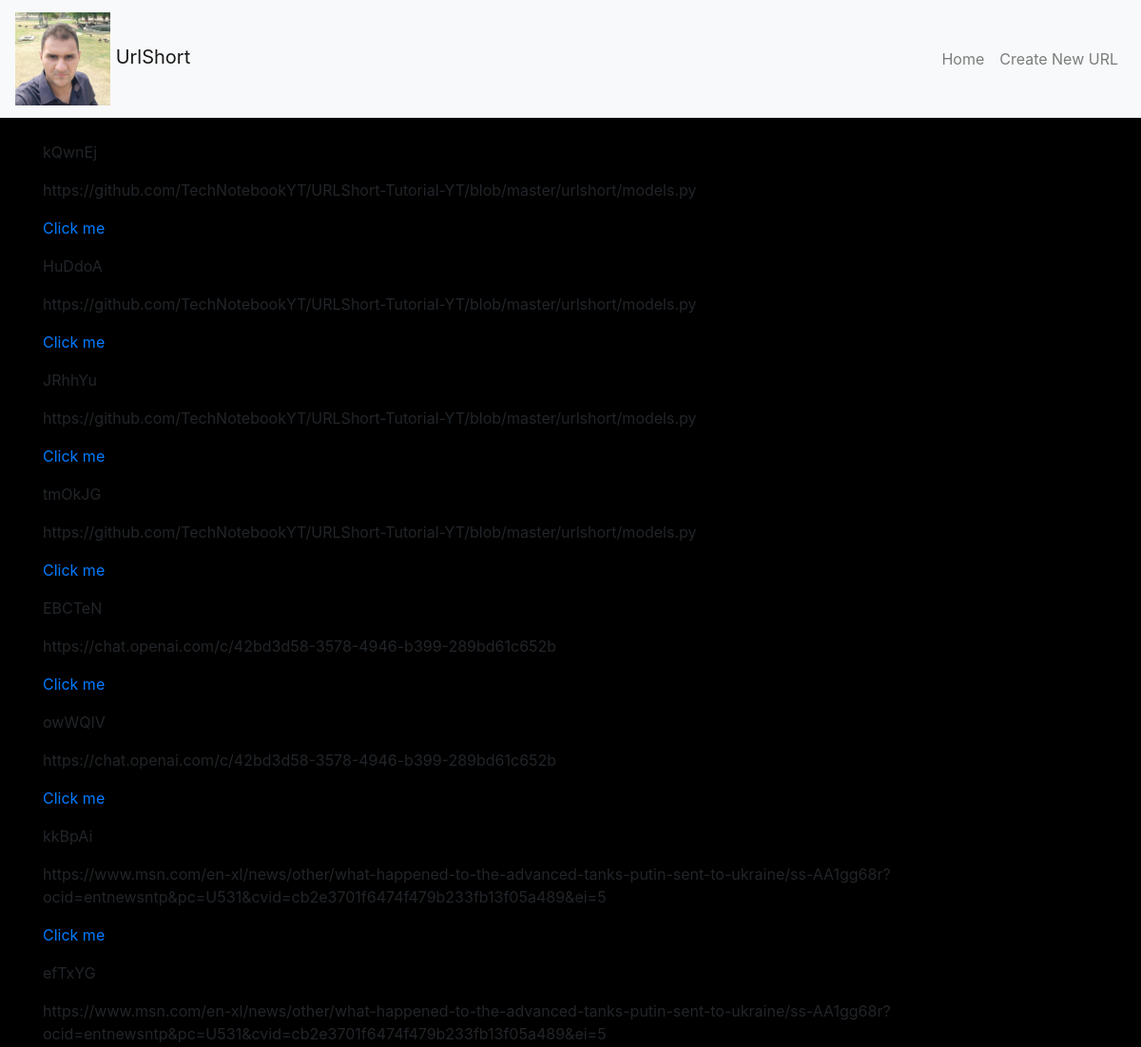
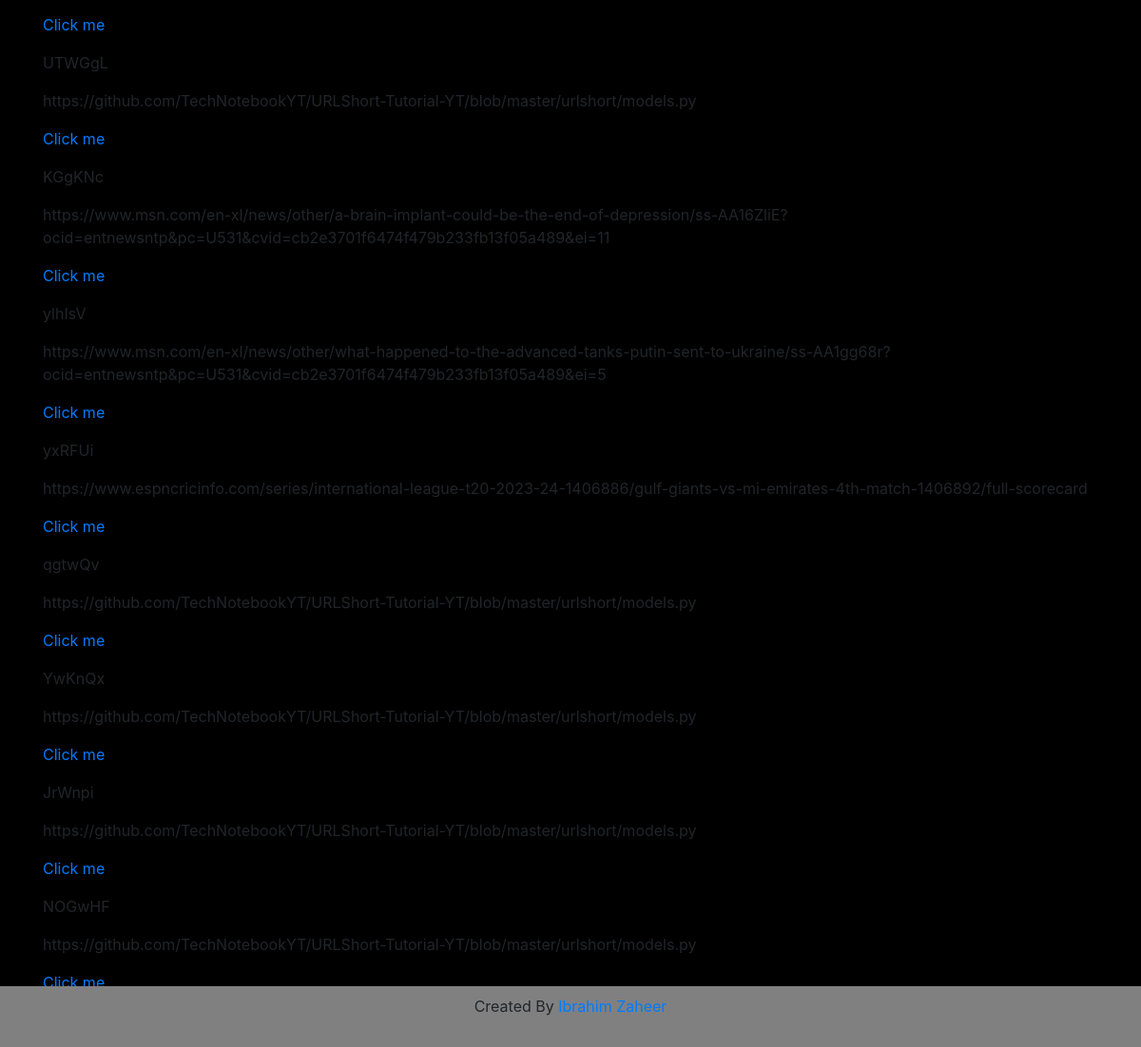
Screenshot of /showAll/ with the database file from the repository (2 pictures, top to bottom).
### shortner/models.py (models this page shows, shortened)
class ShortURL(models.Model):
    original_url = models.URLField(max_length=700)
    short_url = models.CharField(max_length=100)
    time_date_created = models.DateTimeField()

### shortner/views.py (the view)
# urls.py: path('showAll/', showAll, name='showAll'),
def showAll(request):
    current_obj = ShortURL.objects.all()
    if len(current_obj) == 0:
        return render(request, 'pagenotfound.html')
    context = {'objs':current_obj}
    return render(request, 'showAll.html', context)

### shortner/templates/showAll.html
{% extends "base.html" %}
{% block content %}
<html>
<head>
</head>
<body>
    {% for obj in objs %}
    <p>{{ obj.short_url}}</p>
        <p>{{ obj.original_url }}</p>
        <p><a href="{{obj.original_url}}">Click me</a></p>
    {% endfor %}
</body>
</html>
{% endblock content %}

### shortner/templates/base.html (shortened to what this page needs)
<!DOCTYPE html>
<html lang="en">
<head >
    <link rel="stylesheet" href="https://stackpath.bootstrapcdn.com/bootstrap/4.5.2/css/bootstrap.min.css"
>
</head>
<body>
    <div id="page-container">
        <div id="content-wrap">
            <nav class="navbar navbar-expand-lg navbar-light bg-light">
                <a class="navbar-brand" href="/">
                    {% load static %}
                    <img src="{% static 'frontImage.jpeg' %}" alt="no image" width="100">
                    UrlShort
                </a>
                <div class="collapse navbar-collapse justify-content-end" id="navbarNav">
                    <ul class="navbar-nav">
                        <li class="nav-item">
                            <a class="nav-link" href="/">Home</a>
                        </li>
                        <li class="nav-item">
                            <a class="nav-link" href="/create/">Create New URL</a>
                        </li>
                    </ul>
                </div>
            </nav>
            <div class="container mt-4">
                {% block content %}
                {% endblock content %}
            </div>
        </div>
        <footer id="footer" class="text-center">
            <div class="container">
                <p class="mt-2">Created By <a href="https://github.com/ibrahim-zaheer">Ibrahim Zaheer</a></p>
            </div>
        </footer>
    </div>
</body>
</html>

### shortner/templates/base.html (style rules this page uses)
body { background-color: black }
#page-container { position: relative; min-height: 100vh; }
#content-wrap { padding-bottom: 2.5rem; }
#footer { position: absolute; bottom: 0; width: 100%; height: 4.0rem; background-color: gray; border-top: 1px solid gray ; }

### rows the page displays
ShortURL: short_url "kQwnEj", original_url "https://github.com/TechNotebookYT/URLShort-Tutorial-YT/blob/master/urlshort/models.py"
ShortURL: short_url "HuDdoA", original_url "https://github.com/TechNotebookYT/URLShort-Tutorial-YT/blob/master/urlshort/models.py"
ShortURL: short_url "JRhhYu", original_url "https://github.com/TechNotebookYT/URLShort-Tutorial-YT/blob/master/urlshort/models.py"
ShortURL: short_url "tmOkJG", original_url "https://github.com/TechNotebookYT/URLShort-Tutorial-YT/blob/master/urlshort/models.py"
ShortURL: short_url "EBCTeN", original_url "https://chat.openai.com/c/42bd3d58-3578-4946-b399-289bd61c652b"
ShortURL: short_url "owWQIV", original_url "https://chat.openai.com/c/42bd3d58-3578-4946-b399-289bd61c652b"
ShortURL: short_url "kkBpAi", original_url "https://www.msn.com/en-xl/news/other/what-happened-to-the-advanced-tanks-putin-sent-to-ukraine/ss-AA1gg68r?ocid=entnewsntp&pc=U531&cvid=cb2e3701f6474f479b233fb13f05a489&ei=5"
ShortURL: short_url "efTxYG", original_url "https://www.msn.com/en-xl/news/other/what-happened-to-the-advanced-tanks-putin-sent-to-ukraine/ss-AA1gg68r?ocid=entnewsntp&pc=U531&cvid=cb2e3701f6474f479b233fb13f05a489&ei=5"
ShortURL: short_url "UTWGgL", original_url "https://github.com/TechNotebookYT/URLShort-Tutorial-YT/blob/master/urlshort/models.py"
ShortURL: short_url "KGgKNc", original_url "https://www.msn.com/en-xl/news/other/a-brain-implant-could-be-the-end-of-depression/ss-AA16ZliE?ocid=entnewsntp&pc=U531&cvid=cb2e3701f6474f479b233fb13f05a489&ei=11"
ShortURL: short_url "ylhIsV", original_url "https://www.msn.com/en-xl/news/other/what-happened-to-the-advanced-tanks-putin-sent-to-ukraine/ss-AA1gg68r?ocid=entnewsntp&pc=U531&cvid=cb2e3701f6474f479b233fb13f05a489&ei=5"
ShortURL: short_url "yxRFUi", original_url "https://www.espncricinfo.com/series/international-league-t20-2023-24-1406886/gulf-giants-vs-mi-emirates-4th-match-1406892/full-scorecard"
ShortURL: short_url "qgtwQv", original_url "https://github.com/TechNotebookYT/URLShort-Tutorial-YT/blob/master/urlshort/models.py"
ShortURL: short_url "YwKnQx", original_url "https://github.com/TechNotebookYT/URLShort-Tutorial-YT/blob/master/urlshort/models.py"
ShortURL: short_url "JrWnpi", original_url "https://github.com/TechNotebookYT/URLShort-Tutorial-YT/blob/master/urlshort/models.py"
ShortURL: short_url "NOGwHF", original_url "https://github.com/TechNotebookYT/URLShort-Tutorial-YT/blob/master/urlshort/models.py"
